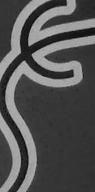
#> input picture Odonkhuu/kfs_project/templates/real/real_01.png, 95 x 192 px, given in place of the camera
$ python kfs_collect.py
#> lines starting #> are read from the running program, lines starting #| are printed output that depends on the picture; after the words box and inside, x2 and y2 are one past the last pixel; in counts of white or black regions, pixels touching at a corner belong together
"""
KFS (Kung-Fu Scroll) тэмдэгт цуглуулах скрипт
Хэрэглэх: python kfs_collect.py
"""

import cv2
import os
import time
import json
import numpy as np
from pathlib import Path

# -- Тохиргоо --------------------------------------------------------------
IMG_SIZE    = 64          # CNN-д өгөх зургийн хэмжээ
DATA_DIR    = "kfs_data"  # Өгөгдөл hadgalah хавтас
CLASSES_FILE = "kfs_classes.json"

# 15 жинхэнэ + 15 хуурамч + 1 хоосон (KFS биш) = 31 angi
# Өөрийн тэмдэгтүүдийн нэрийг энд нэмнэ
DEFAULT_CLASSES = [
    # R2 KFS (Oracle Bone Characters) - жинхэнэ
    "char_01", "char_02", "char_03", "char_04", "char_05",
    "char_06", "char_07", "char_08", "char_09", "char_10",
    "char_11", "char_12", "char_13", "char_14", "char_15",
    # Хуурамч KFS
    "fake_01", "fake_02", "fake_03", "fake_04", "fake_05",
    "fake_06", "fake_07", "fake_08", "fake_09", "fake_10",
    "fake_11", "fake_12", "fake_13", "fake_14", "fake_15",
    # KFS биш (арын дэвсгэр гэх мэт)
    "background"
]
# --------------------------------------------------------------------------


def ensure_dirs(classes):
    for cls in classes:
        Path(f"{DATA_DIR}/{cls}").mkdir(parents=True, exist_ok=True)
    print(f"✓ Havtas Uusgesen: {DATA_DIR}/")


def load_classes():
    if os.path.exists(CLASSES_FILE):
        with open(CLASSES_FILE) as f:
#> (reads Odonkhuu/kfs_project_2/kfs_classes.json from the repository)
#> in collect, frame is the input picture: shape (192, 95, 3); min 7, max 183, mean 82.4
            return json.load(f)
    with open(CLASSES_FILE, "w") as f:
        json.dump(DEFAULT_CLASSES, f, ensure_ascii=False, indent=2)
    return DEFAULT_CLASSES


def crop_kfs_box(frame):
    """
    Дэлгэцнээс KFS хайрцгийг илрүүлэн тайрна.
    Хэрэв илрүүлж чадахгүй бол бүтэн фрэймийн төв хэсгийг буцаана.
    """
    hsv = cv2.cvtColor(frame, cv2.COLOR_BGR2HSV)
#> hsv: shape (192, 95, 3); mean H, S, V 0, 0, 82.4
    # Цагаан/цайвар өнгийн KFS блок илрүүлэх
    mask = cv2.inRange(hsv, (0, 0, 180), (180, 50, 255))
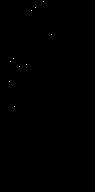
#> mask: shape (192, 95); 0.05% white in thin lines or dots, all inside (x1, y1, x2, y2) = (9, 1, 52, 107)
    mask = cv2.morphologyEx(mask, cv2.MORPH_CLOSE,
                            np.ones((7, 7), np.uint8))
#> mask: shape (192, 95); 0.06% white in thin lines or dots, all inside (x1, y1, x2, y2) = (9, 0, 52, 107)
    cnts, _ = cv2.findContours(mask, cv2.RETR_EXTERNAL,
                               cv2.CHAIN_APPROX_SIMPLE)
#> cnts = 10 contours, all with area under 20
    best = None
    for c in cnts:
        area = cv2.contourArea(c)
        if area < 2000:
            continue
        x, y, w, h = cv2.boundingRect(c)
        ratio = w / max(h, 1)
        score = area * (1 - abs(ratio - 1))   # квадрат хэлбэртэй байх тусам өндөр
        if best is None or score > best[0]:
            best = (score, x, y, w, h)
#> this loop made 10 passes
#> c on passes 1 to 10: [[14, 106]], [[9, 81]], [[19, 66]], [[26, 64]], [[10, 61]], [[13, 58]], [[51, 34]], [[31, 10]], [[35, 7]], [[43, 0], [43, 1]]

    if best:
        _, x, y, w, h = best
        pad = 8
        x, y = max(0, x - pad), max(0, y - pad)
        w, h = min(frame.shape[1] - x, w + 2*pad), min(frame.shape[0] - y, h + 2*pad)
        return frame[y:y+h, x:x+w], (x, y, w, h)

    # Fallback: голын тэгш дөрвөлжин
    h, w = frame.shape[:2]
#> h = 192; w = 95
    side = min(h, w) // 2
#> side = 47
    cy, cx = h // 2, w // 2
#> cy = 96; cx = 47
    crop = frame[cy - side//2: cy + side//2, cx - side//2: cx + side//2]
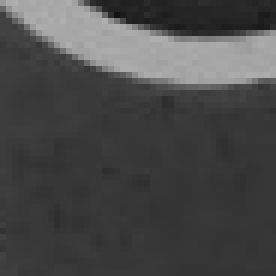
#> crop: shape (46, 46, 3) (shown 6 times larger); min 18, max 176, mean 73.2
    return crop, (cx - side//2, cy - side//2, side, side)


def preprocess(img):
    gray = cv2.cvtColor(img, cv2.COLOR_BGR2GRAY)
    gray = cv2.resize(gray, (IMG_SIZE, IMG_SIZE))
    gray = cv2.equalizeHist(gray)
    return gray


def collect():
    classes = load_classes()
    ensure_dirs(classes)

    cap = cv2.VideoCapture(0)
    cap.set(cv2.CAP_PROP_FRAME_WIDTH, 640)
    cap.set(cv2.CAP_PROP_FRAME_HEIGHT, 480)

    current_idx = 0
    count_map = {cls: len(list(Path(f"{DATA_DIR}/{cls}").glob("*.png")))
                 for cls in classes}

    print("\n--- KFS Ugugdul tsugluulah ---")
    print("  ← →  : angi solikh")
    print("  SPACE : zurag hadgalah (auto burst)")
    print("  Q     : garah\n")

    while True:
        ret, frame = cap.read()
        if not ret:
            break

        crop, bbox = crop_kfs_box(frame)
#> bbox = (24, 73, 47, 47)
        x, y, w, h = bbox
#> x = 24; y = 73; w = 47; h = 47

        # Визуал
        cv2.rectangle(frame, (x, y), (x+w, y+h), (0, 255, 0), 2)
        cls_name   = classes[current_idx]
        count      = count_map[cls_name]
        cv2.putText(frame, f"Angi: {cls_name}  ({count} zurag)",
                    (10, 30), cv2.FONT_HERSHEY_SIMPLEX, 0.7, (0, 200, 255), 2)
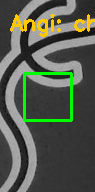
#> frame: shape (192, 95, 3); mean B, G, R 77, 90.7, 84.5
        cv2.putText(frame, "SPACE=hadgalah  </>= angi  Q=garah",
                    (10, 460), cv2.FONT_HERSHEY_SIMPLEX, 0.5, (200, 200, 200), 1)

        preview = cv2.resize(crop, (150, 150))
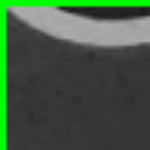
#> preview: shape (150, 150, 3); mean B, G, R 67.1, 88.8, 67.1
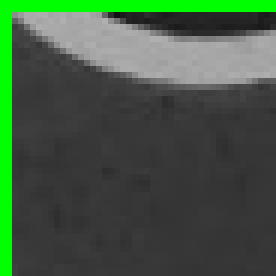
#> crop: shape (46, 46, 3) (shown 6 times larger); 8.51% of pixels changed, all inside (x1, y1, x2, y2) = (0, 0, 46, 46)
#> (the run stopped early here; a loop or call above may not have finished)
